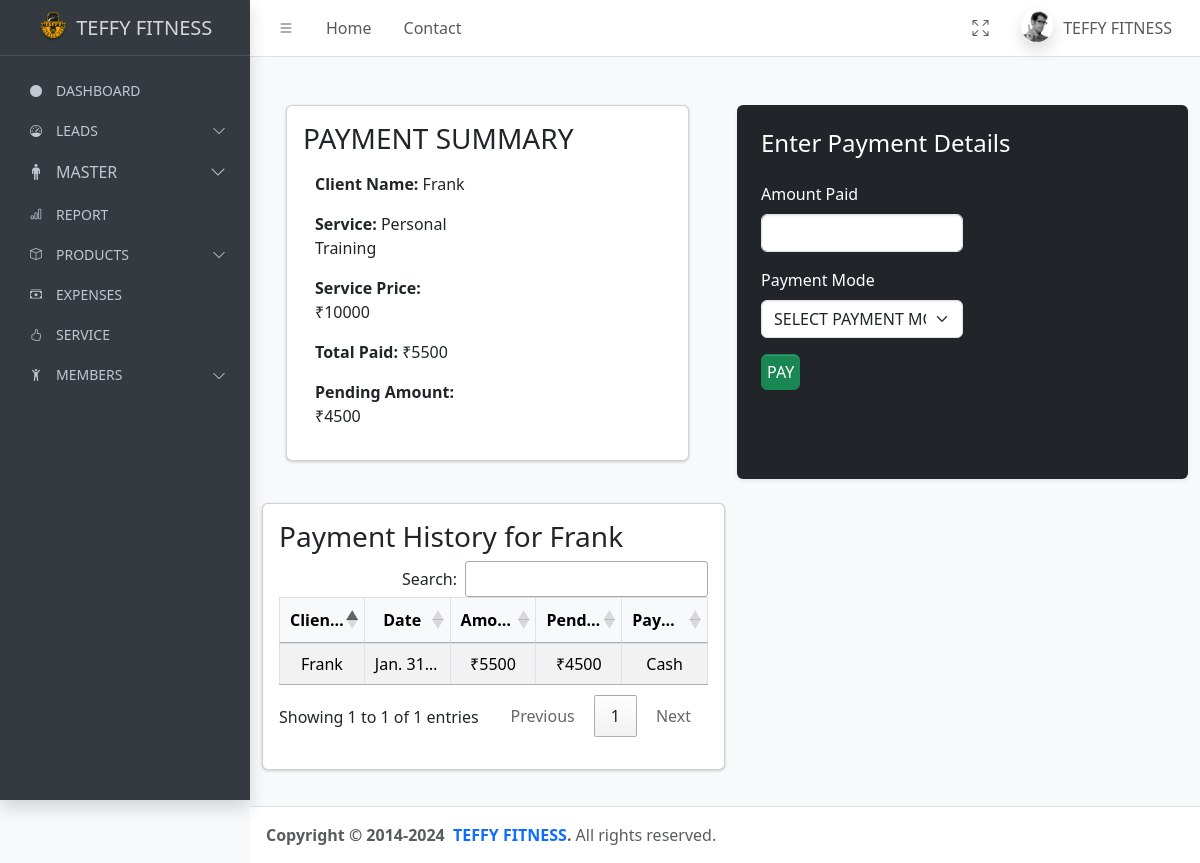
The app's page /payment/50/ with its own data.
### teffyapp/models.py (models this page shows, shortened)
class PersonalInformation(models.Model):
    name = models.CharField(max_length=50)
    address = models.TextField()
    occupation = models.CharField(max_length=50)
    gender = models.CharField(max_length=10)
    mobile_number = models.CharField(max_length=12)
    email = models.EmailField()
    perfect_body = models.CharField(max_length=20,null=True,blank=True)
    body_type=models.CharField(max_length=20,null=True,blank=True)
    goal=models.CharField(max_length=30,null=True,blank=True)
    body_you_want = models.CharField(max_length=50, null=True,blank=True)
    level_of_body_fat = models.CharField(max_length=50,null=True,blank=True)
    problem_areas = models.CharField(max_length=50,null=True,blank=True)
    diets = models.CharField(max_length=70,null=True,blank=True)
    water_you_drink_daily = models.CharField(max_length=50,null=True,blank=True)
    eat_or_dividie_foods_or_beverages = models.CharField(max_length=70,blank=True,null=True)
    event_coming_up = models.CharField(max_length=50,null=True,blank=True)
    height = models.CharField(max_length=50)
    current_weight = models.CharField(max_length=50)
    target_weight = models.CharField(max_length=50)
    level_of_fitness = models.CharField(max_length=50,null=True,blank=True)
    status = models.CharField(max_length=20, default='new')  # Track the status of the lead
    follow_up_date = models.DateTimeField(default=timezone.now)
    created_date = models.DateTimeField(default=timezone.now)
    services = models.ForeignKey(Service,on_delete=models.SET_NULL, null=True, related_name="users")   # for services
    assigned_date = models.DateField(default=timezone.now)
    renewal_date = models.DateField(null=True, blank=True)

class Service(models.Model):
    name = models.CharField(max_length=100)
    duration = models.CharField(max_length=50, null=True, blank=True)
    prices = models.PositiveIntegerField(null=True, blank=True)
    group = models.CharField(max_length=100, null=True, blank=True)
    sessions = models.CharField(max_length=100,null=True, blank=True)

class Payments(models.Model):
    payments = models.ForeignKey(to=PersonalInformation, on_delete=models.SET_NULL, null=True, related_name="payment_records" )
    name = models.ForeignKey(to=PersonalInformation, on_delete=models.SET_NULL, null=True, related_name='name_records')
    amount_paid = models.PositiveIntegerField(null=True, blank=True)
    pending_amount = models.PositiveIntegerField(null=True, blank=True)
    payment_mode = models.CharField(max_length=50, null=True, blank=True)
    date_paid = models.DateTimeField(default = now )
    created_date = models.DateField(auto_now_add=True)
    updated_date = models.DateTimeField(auto_now_add=True)

### teffyapp/views.py (the view, shortened to what this page needs)
# urls.py: path('payment/<int:client_id>/',payment, name='payment_page'),
def payment(request, client_id):
    client = PersonalInformation.objects.get(id=client_id)
    if client.services:
        service_price = client.services.prices
    else:
        service_price = 0
    total_amount_paid = Payments.objects.filter(payments=client).aggregate(Sum('amount_paid'))['amount_paid__sum'] or 0
    pending_amount = service_price - total_amount_paid
    payment_history = Payments.objects.filter(payments=client)
    return render(request,'payment.html',
        {
            'client': client,
            'service_price': service_price,
            'total_amount_paid': total_amount_paid,
            'pending_amount': pending_amount,
            'payment_history': payment_history,
        }
    )

### templates/payment.html (shortened to what this page needs)
{% extends "base.html" %}
{% load static %}
{% block content %}
<main class="app-main">
  <div class="container mt-5">
    <div class="row">
      <div class="col-md-6 mb-4">
        <div class="card mx-4">
          <div class="card-body">
            <h3 class="mb-3">PAYMENT SUMMARY</h3>
            <div class="container-fluid">
              <div class="row">
                <div class="col-md-6">
                  <p><strong>Client Name:</strong> {{ client.name }}</p>
                  <p><strong>Service:</strong> {{ client.services.name }}</p>
                  <p><strong>Service Price:</strong> ₹{{ service_price }}</p>
                  <p><strong>Total Paid:</strong> ₹{{ total_amount_paid }}</p>
                  <p><strong>Pending Amount:</strong> ₹{{ pending_amount }}</p>
                </div>
              </div>
            </div>
          </div>
        </div>
      </div>
      <div class="col-md-6 mb-4" style="width: 50%;">
        <div class="bg-dark p-4 rounded shadow-sm">
          <form method="POST">
            <h4 class="mb-4" style="color: white;">Enter Payment Details</h4>
            <div class="mb-3" style="width: 50%; color: white;">
              <label for="amountPaid" class="form-label">Amount Paid</label>
              <input type="number" class="form-control" id="amountPaid" name="amount_paid" required>
            </div>
            <div class="mb-3" style="width: 50%; color: white;">
              <label for="paymentMode" class="form-label">Payment Mode</label>
              <select class="form-select" id="paymentMode" name="payment_mode" required>
                <option value="" selected disabled>SELECT PAYMENT MODE</option>
              </select>
            </div>
            <button type="submit" class="btn btn-success" style="padding: 5px;">PAY</button>
          </form>
        </div>
      </div>
    </div>
    <div class="col-md-6">
      <div class="card mb-4">
        <div class="card-body">
          <h3>Payment History for {{ client.name }}</h3>
          <table id="example1" class="table table-bordered table-striped">
            <thead>
              <tr>
                <th>Client Name</th>
                <th>Date</th>
                <th>Amount Paid</th>
                <th>Pending Amount</th>
                <th>Payment Mode</th>
              </tr>
            </thead>
            <tbody>
              {% for payment in payment_history %}
              <tr>
                <td>{{ client.name }}</td>
                <td>{{ payment.date_paid }}</td>
                <td>₹{{ payment.amount_paid }}</td>
                <td>₹{{ payment.pending_amount }}</td>
                <td>{{ payment.payment_mode }}</td>
              </tr>
              {% endfor %}
            </tbody>
          </table>
        </div>
      </div>
    </div>
  </div>
</main>
{% endblock content %}
{% block script %}
<link rel="stylesheet" href="https://cdn.datatables.net/1.13.4/css/dataTables.bootstrap5.min.css">
<link rel="stylesheet" href="https://cdn.datatables.net/1.13.4/css/dataTables.bootstrap4.min.css">
{% endblock script %}

### records on screen
PersonalInformation: name "Frank", services.name "Personal Training"
Payments: date_paid "Jan. 31…", amount_paid "5500", pending_amount "4500", payment_mode "Cash"

### other values on screen
{{ service_price }} "10000"
{{ total_amount_paid }} "5500"
{{ pending_amount }} "4500"
